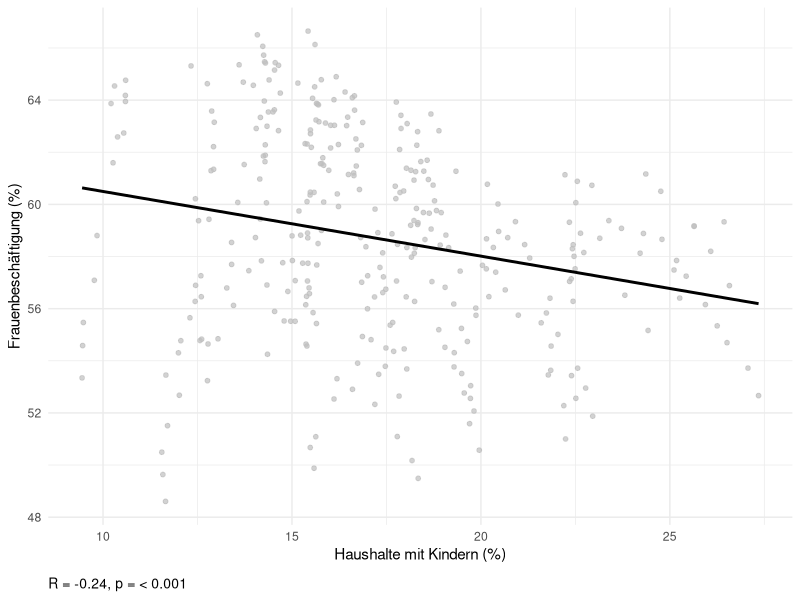

Reproduce this figure in R. (Note: this script raises an error after producing the figure.)
library(readxl)
library(tidyverse)
library(ggpubr)
library(ggplot2)


export_be <- read_excel("data/raw/export_be.xlsx")
be_sheet <- read_excel("data/raw/export_be.xlsx", sheet = "BEVÖLKERUNG")

export_ar <- read_excel("data/raw/export_ar.xlsx")
ar_sheet <- read_excel("data/raw/export_ar.xlsx", sheet = "ARBEITSMARKT")


all_districts_and_city <- be_sheet %>%
  filter(
    Indikator == "Haushalte mit Kindern",
    Ausprägung == "insgesamt"
  ) %>%
  mutate(
    hmk = 100 * `Basiswert 1` / `Basiswert 2`
  )

Sozialversicherungspflichtig_Beschäftigte_anteil_frau <- ar_sheet %>%
  filter(
    Indikator == "Sozialversicherungspflichtig Beschäftigte - Anteil",
    Ausprägung == "weiblich"
  ) %>%
  mutate(
    anteil = 100 * `Basiswert 1` / `Basiswert 2`
  )


korrelations_daten <- inner_join(
  all_districts_and_city, 
  Sozialversicherungspflichtig_Beschäftigte_anteil_frau, 
  by = c("Raumbezug", "Jahr")
)

korrelations_daten_clean <- korrelations_daten %>%
  filter(Raumbezug != "Stadt München")

test_res <- cor.test(korrelations_daten_clean$hmk, korrelations_daten_clean$anteil)
p_txt <- ifelse(test_res$p.value < 0.001, "< 0.001", round(test_res$p.value, 3))
fussnote_text <- paste0("R = ", round(test_res$estimate, 2), ", p = ", p_txt)

hmk_korr_gesamt_point_sw <- ggplot(korrelations_daten_clean, aes(x = hmk, y = anteil)) +
  geom_point(size = 1.3, color = "grey", alpha = 0.7) +
  geom_smooth(method = "lm", color = "black", se = FALSE, linewidth = 1) +
  labs(
    x = "Haushalte mit Kindern (%)",
    y = "Frauenbeschäftigung (%)",
    caption = fussnote_text
  ) +
  theme_minimal() +
  theme(
    plot.caption = element_text(hjust = 0, size = 10, margin = margin(t = 10))
  )

hmk_korr_gesamt_point_sw
saveRDS(hmk_korr_gesamt_point_sw, "results/figures/Haushalt_mit_Kindern/hmk_korr_gesamt_point_sw.rds")

#-----------------------------------------------------------------------
plot_data_final <- korrelations_daten_clean %>%
  group_by(Raumbezug) %>%
  mutate(
    r = cor(hmk, anteil, use = "complete.obs"),
    r_label = sprintf("(R=%.2f)", r),
    Raumbezug_Label = paste(Raumbezug, r_label, sep = " ")
  ) %>%
  ungroup()


hmk_korr_point_line_nach_stadtteile_color<- ggplot(plot_data_final, aes(x = hmk, y = anteil)) +
  geom_smooth(aes(group = Raumbezug_Label), 
              method = "lm", se = FALSE, 
              color = "grey", linewidth = 1.1, alpha = 0.8) +
  geom_point(color = "grey", size = 1.1, alpha = 0.5) +
  geom_smooth(aes(group = 1), method = "lm", color = "black", linewidth = 1.1, se = FALSE) +
  labs(
    x = "Haushalte mit Kindern (%)",
    y = "Frauenbeschäftigung (%)"
  ) +
  coord_cartesian(xlim = c(8, 28), ylim = c(48, 68)) +
  theme_minimal() +
  theme(legend.position = "none")


hmk_korr_point_line_nach_stadtteile_color

saveRDS(hmk_korr_point_line_nach_stadtteile_color, "results/figures/Haushalt_mit_Kindern/hmk_korr_point_line_nach_stadtteile_color.rds")


#----------------------------------------------------------------------------
r_werte_check <- korrelations_daten_clean %>%
  group_by(Raumbezug) %>%
  summarise(
    r_wert = cor(hmk, anteil)
  ) %>%
  mutate(
    is_negative = r_wert < 0,
    Raumbezug_Label = paste0(Raumbezug, " (R=", round(r_wert, 2), ")")
  )

plot_data_highlight <- korrelations_daten_clean %>%
  left_join(r_werte_check, by = "Raumbezug")

hmk_simpson_stadtteile_kleiner_0 <- ggplot(plot_data_highlight, aes(x = hmk, y = anteil)) +
  geom_smooth(
    data = subset(plot_data_highlight, is_negative == FALSE),
    aes(group = Raumbezug), 
    method = "lm", 
    se = FALSE, 
    color = "grey85", 
    linewidth = 0.8,
    alpha = 0.5
  ) +
  geom_smooth(
    data = subset(plot_data_highlight, is_negative == TRUE),
    aes(color = Raumbezug_Label, group = Raumbezug), 
    method = "lm", 
    se = FALSE, 
    linewidth = 1.1, 
    alpha = 1
  ) +
  geom_smooth(
    aes(group = 1), 
    method = "lm", 
    color = "black", 
    linewidth = 1.1, 
    se = FALSE
  ) +
  labs(
    x = "Haushalte mit Kindern (%)",
    y = "Frauenbeschäftigung (%)"
  ) +
  coord_cartesian(xlim = c(8, 28), ylim = c(48, 68)) +
  theme_minimal() +
  theme(legend.position = "none")

hmk_simpson_stadtteile_kleiner_0
saveRDS(hmk_simpson_stadtteile_kleiner_0, "results/figures/Haushalt_mit_Kindern/hmk_simpson_stadtteile_kleiner_0.rds")
